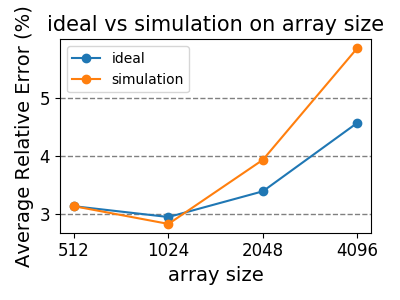

This figure's Python source:
pcap_file_name="equinix-chicago.dirA.20160121-130000.UTC.anon.pcap"

from data_helper.data_path_helper.sketch_cp_path_helper import get_sketch_cp_hll_path
from python_lib.pkl_saver import PklSaver

from statistics import median
import matplotlib.pyplot as plt


row = 1
epoch = 1

size_normal = []
size_sketch_aug = []
epoch = 1
for width in [512, 1024, 2048, 4096]:
    cp_output_path = get_sketch_cp_hll_path(hash_set_num=1, w=width, d=row, l=1, sketch_aug=False, crc=True, epoch=epoch, pcap_file_name=pcap_file_name)
    saver = PklSaver(cp_output_path, "data.pkl")
    data = saver.load()
    size_normal.append(median(data))

    cp_output_path = get_sketch_cp_hll_path(hash_set_num=1, w=width, d=row, l=1, sketch_aug=True, crc=True, epoch=epoch, pcap_file_name=pcap_file_name)
    saver = PklSaver(cp_output_path, "data.pkl")
    data = saver.load()
    size_sketch_aug.append(median(data))

print(size_normal)
print(size_sketch_aug)


fig_size = (4, 3)

fig, ax = plt.subplots(figsize=fig_size)

linest = "-"
markerst = 'o'

# x_label = ["4096", "8192", "12288", "16384", "20480"]
x_label = ["512", "1024", "2048", "4096"]
ax.plot(x_label, size_normal, label='ideal', color="C0", marker=markerst, linestyle=linest)
ax.plot(x_label, size_sketch_aug, label='simulation', color="C1", marker=markerst, linestyle=linest)
ax.set_ylabel('Average Relative Error (%)', fontsize=14)
ax.set_xlabel('array size', fontsize=14)
plt.tick_params(labelsize=12)
plt.grid(color='gray', linestyle='--', linewidth=1, axis='y')
# plt.xticks(x_label)
ax.set_title('ideal vs simulation on array size', fontsize=15)

fig.tight_layout()
plt.legend()
plt.savefig("/Users/hnamkung/Desktop/plot2.png")
plt.show()
